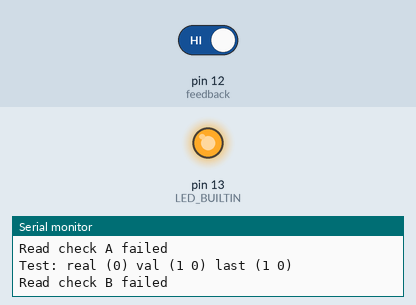
The sketch below on a simulated Arduino Uno, built with avr-gcc and run on an emulated ATmega328P. On the bench: output pins drawn as LEDs (lit = HIGH), the last lines printed to the serial monitor. Inputs (shaded band) come from the test bench; at power-on: pin 12 (feedback) HIGH. Random numbers use the default seed unless the sketch sets one; pins used as bus, display or sensor lines are not drawn.

Above: at 1.2 s.
1.3 s: pin 12 (feedback) driven LOW
At 2.5 s:
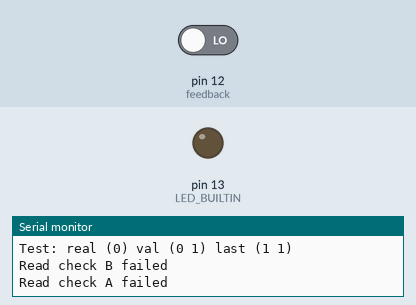
2.8 s: pin 12 (feedback) driven HIGH
At 4.0 s:
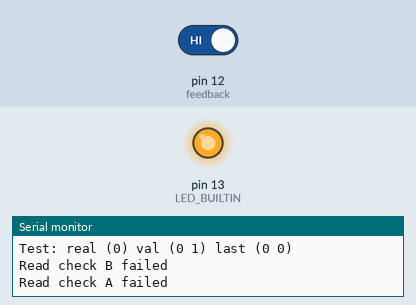
Timing chart, 0 to 5.8 s (numbered marks = the images above; inputs shaded):
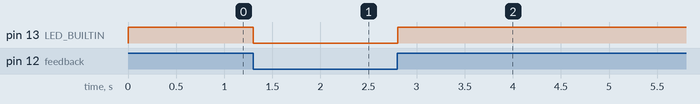

Measured:
- after the input at 1.3 s, pin 13 (LED_BUILTIN): HIGH → LOW at once
- after the input at 2.8 s, pin 13 (LED_BUILTIN): LOW → HIGH at once

The sketch:

icestick_arduino.ino
```cpp
const int reg_clk = 6;
const int dataA = 7;
const int dataB = 8;
const int feedback = 12;

void setup() {
  pinMode(reg_clk, OUTPUT);
  pinMode(dataA, OUTPUT);
  pinMode(dataB, OUTPUT);
  pinMode(feedback, INPUT);
  pinMode(LED_BUILTIN, OUTPUT);
  Serial.begin(57600);
}

void loop() {
  static unsigned lastA = 0;
  static unsigned lastB = 0;

  delayMicroseconds(1 + random(0, 100));

  unsigned did_read = digitalRead(feedback) ? 1 : 0;

  if(did_read != (lastA & lastB)) {
    Serial.println("Read check A failed");
  }

  const unsigned real_read = random(0, 2);
  const unsigned to_writeA = random(0, 2);
  const unsigned to_writeB = random(0, 2);

  Serial.print("Test: real (");
  Serial.print(real_read);
  Serial.print(") val (");
  Serial.print(to_writeA);
  Serial.print(" ");
  Serial.print(to_writeB);
  Serial.print(") last (");
  Serial.print(lastA);
  Serial.print(" ");
  Serial.print(lastB);
  Serial.print(")");
  Serial.println();


  digitalWrite(dataA, to_writeA);
  delayMicroseconds(1 + random(0, 100));
  digitalWrite(dataB, to_writeB);
  delayMicroseconds(1 + random(0, 100));
  digitalWrite(reg_clk, real_read);
  delayMicroseconds(1 + random(0, 100));

  if(real_read) {
    lastA = to_writeA;
    lastB = to_writeB;
  }

  did_read = digitalRead(feedback) ? 1 : 0;


  if(did_read != (lastA & lastB)) {
    Serial.println("Read check B failed");
  }

  digitalWrite(LED_BUILTIN, did_read);

  digitalWrite(reg_clk, 0);
  delayMicroseconds(100);

  delay(10);
}
```
